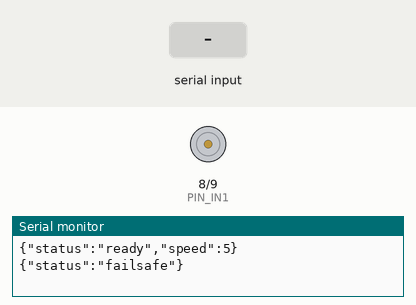
Simulated run of this program. Board: Arduino Nano, built with avr-gcc and run on an emulated ATmega328P. On the bench: motor-driver pin pairs drawn as motors (green arrow = first pin HIGH = forward, orange = second pin HIGH = backward, longer = more drive, scaled by the enable pin), the last lines printed to the serial monitor. The inputs (shaded band) are chosen by the test bench.

Above: at 1.2 s.
1.3 s: "r\n" received over Serial
At 1.55 s:
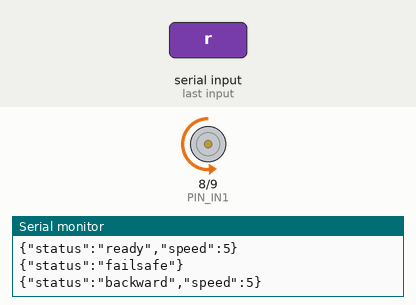
3.3 s: "F90\n" received over Serial
At 3.55 s:
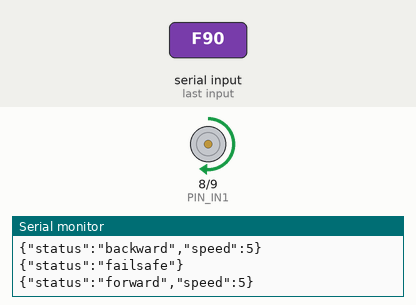
Timing chart, 0 to 6.3 s (numbered marks = the images above; inputs shaded):
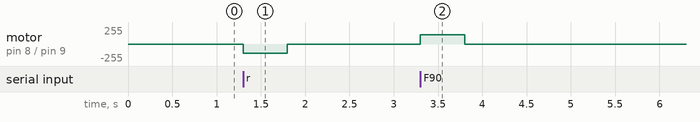

The program:

main.cpp
```cpp
/**
 * G500 RC Car — Main Nano Firmware (L298N drive)
 *
 * Wiring (confirmed from motor_test):
 *   L298N ENA  → D5  (PWM speed)
 *   L298N IN1  → D8  (direction A)
 *   L298N IN2  → D9  (direction B)
 *   L298N OUT1 → Motor +
 *   L298N OUT2 → Motor -
 *   L298N 12V  → Battery +
 *   L298N GND  → Battery - AND Nano GND  (common ground — required)
 *
 * ── Serial commands (115200 baud) ──────────────────────────────────────────
 *   1–9   Set speed level (1 = slowest ~11%, 9 = full 100%)
 *         Speed takes effect immediately, even while moving.
 *   F     Drive forward at current speed level
 *   B     Drive backward at current speed level
 *   S     Stop (coast)
 *
 * ── JSON mode (for RPi / future ROS bridge) ────────────────────────────────
 *   {"t": <-1.0..1.0>}\n
 *   Positive t → forward, negative t → backward.
 *   Magnitude is multiplied by the current speed level cap.
 *   Speed level still applies as a maximum — JSON cannot exceed it.
 *
 * ── Status replies ─────────────────────────────────────────────────────────
 *   {"status":"ready","speed":5}         on boot
 *   {"status":"forward","speed":5}       on F command
 *   {"status":"backward","speed":5}      on B command
 *   {"status":"stop","speed":5}          on S command
 *   {"status":"speed","level":3}         on speed change
 *   {"status":"failsafe"}                if no command for FAILSAFE_MS
 *
 * ── Failsafe ───────────────────────────────────────────────────────────────
 *   Motor stops automatically if no command is received for 500 ms.
 *   Resumes on next valid command.
 */

#include <Arduino.h>

// ── Pins ──────────────────────────────────────────────────────────────────────
const uint8_t PIN_ENA = 5;
const uint8_t PIN_IN1 = 8;
const uint8_t PIN_IN2 = 9;

// ── Config ────────────────────────────────────────────────────────────────────
const uint32_t BAUD_RATE    = 115200;
const uint32_t FAILSAFE_MS  = 500;

// Speed level 1–9 mapped to PWM 0–255
// level 1 = 28, level 5 = 141, level 9 = 255
const uint8_t SPEED_MAP[10] = {
  0,    // index 0 unused
  28,   // level 1  ~11%
  56,   // level 2  ~22%
  85,   // level 3  ~33%
  113,  // level 4  ~44%
  141,  // level 5  ~55%
  170,  // level 6  ~67%
  198,  // level 7  ~78%
  226,  // level 8  ~89%
  255   // level 9  100%
};

// ── State ─────────────────────────────────────────────────────────────────────
enum Direction { STOPPED, FORWARD, BACKWARD };

uint8_t     speedLevel    = 5;      // default speed level on boot
Direction   currentDir    = STOPPED;
uint32_t    lastCmdTime   = 0;
bool        failsafeActive = false;

// ── Motor helpers ─────────────────────────────────────────────────────────────
void motorStop() {
  analogWrite(PIN_ENA, 0);
  digitalWrite(PIN_IN1, LOW);
  digitalWrite(PIN_IN2, LOW);
  currentDir = STOPPED;
}

void motorForward(uint8_t pwm) {
  digitalWrite(PIN_IN1, HIGH);
  digitalWrite(PIN_IN2, LOW);
  analogWrite(PIN_ENA, pwm);
  currentDir = FORWARD;
}

void motorBackward(uint8_t pwm) {
  digitalWrite(PIN_IN1, LOW);
  digitalWrite(PIN_IN2, HIGH);
  analogWrite(PIN_ENA, pwm);
  currentDir = BACKWARD;
}

// Re-apply current direction at current speed level (called after speed change)
void applyCurrentDirection() {
  uint8_t pwm = SPEED_MAP[speedLevel];
  switch (currentDir) {
    case FORWARD:  motorForward(pwm);  break;
    case BACKWARD: motorBackward(pwm); break;
    case STOPPED:  motorStop();        break;
  }
}

// ── JSON status reply ─────────────────────────────────────────────────────────
void printStatus(const char* status) {
  Serial.print(F("{\"status\":\""));
  Serial.print(status);
  Serial.print(F("\",\"speed\":"));
  Serial.print(speedLevel);
  Serial.println(F("}"));
}

void printSpeedChange() {
  Serial.print(F("{\"status\":\"speed\",\"level\":"));
  Serial.print(speedLevel);
  Serial.println(F("}"));
}

// ── JSON command parser (for RPi / ROS bridge) ────────────────────────────────
// Minimal parser — avoids ArduinoJson dependency for main firmware.
// Looks for "t": followed by a float value.
bool parseJsonThrottle(const String& line, float& outT) {
  int idx = line.indexOf("\"t\"");
  if (idx < 0) idx = line.indexOf("'t'");
  if (idx < 0) return false;
  int colon = line.indexOf(':', idx);
  if (colon < 0) return false;
  outT = line.substring(colon + 1).toFloat();
  return true;
}

// ── Handle one serial command ─────────────────────────────────────────────────
void handleCommand(const String& raw) {
  String line = raw;
  line.trim();
  if (line.length() == 0) return;

  lastCmdTime   = millis();
  failsafeActive = false;

  // ── JSON mode ──────────────────────────────────────────────────────────────
  if (line.startsWith("{")) {
    float t = 0.0f;
    if (parseJsonThrottle(line, t)) {
      t = constrain(t, -1.0f, 1.0f);
      uint8_t maxPwm = SPEED_MAP[speedLevel];
      uint8_t pwm    = (uint8_t)(abs(t) * maxPwm);
      if (t > 0.01f)       { motorForward(pwm);  printStatus("forward");  }
      else if (t < -0.01f) { motorBackward(pwm); printStatus("backward"); }
      else                 { motorStop();         printStatus("stop");     }
    }
    return;
  }

  // ── Single-char commands ───────────────────────────────────────────────────
  char cmd = line.charAt(0);

  if (cmd >= '1' && cmd <= '9') {
    speedLevel = cmd - '0';
    applyCurrentDirection();   // update speed immediately if already moving
    printSpeedChange();
    return;
  }

  switch (cmd) {
    case 'F': case 'f':
      motorForward(SPEED_MAP[speedLevel]);
      printStatus("forward");
      break;

    case 'B': case 'b':
    case 'R': case 'r':        // R kept as alias from motor_test
      motorBackward(SPEED_MAP[speedLevel]);
      printStatus("backward");
      break;

    case 'S': case 's':
      motorStop();
      printStatus("stop");
      break;

    default:
      break;   // ignore unknown / newlines
  }
}

// ── Setup ─────────────────────────────────────────────────────────────────────
void setup() {
  Serial.begin(BAUD_RATE);

  pinMode(PIN_ENA, OUTPUT);
  pinMode(PIN_IN1, OUTPUT);
  pinMode(PIN_IN2, OUTPUT);

  motorStop();
  lastCmdTime = millis();

  printStatus("ready");
}

// ── Loop ──────────────────────────────────────────────────────────────────────
void loop() {
  // Read serial command
  if (Serial.available()) {
    String line = Serial.readStringUntil('\n');
    handleCommand(line);
  }

  // Failsafe watchdog
  if (!failsafeActive && (millis() - lastCmdTime > FAILSAFE_MS)) {
    motorStop();
    failsafeActive = true;
    Serial.println(F("{\"status\":\"failsafe\"}"));
  }
}
```

Measured:
- after the input at 1.3 s, motor on pin 8 (PIN_IN1) / pin 9 (PIN_IN2): stopped → backward 141/255 at once, → stopped 0.50 s later
- after the input at 3.3 s, motor on pin 8 (PIN_IN1) / pin 9 (PIN_IN2): stopped → forward 141/255 at once, → stopped 0.50 s later
